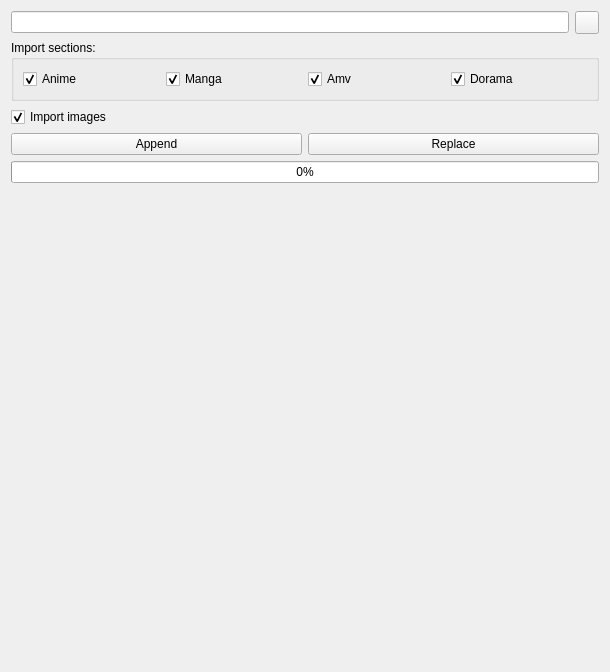
          <widget class="QWidget" name="scrollAreaWidgetContents_3">
           <property name="geometry">
            <rect>
             <x>0</x>
             <y>0</y>
             <width>610</width>
             <height>672</height>
            </rect>
           </property>
           <layout class="QVBoxLayout" name="verticalLayout_5">
            <item>
             <layout class="QHBoxLayout" name="HLay_Import_Path">
              <item>
               <widget class="QLineEdit" name="LineEdit_Import_FilePath">
                <property name="dragEnabled">
                 <bool>true</bool>
                </property>
                <property name="clearButtonEnabled">
                 <bool>true</bool>
                </property>
               </widget>
              </item>
              <item>
               <widget class="QToolButton" name="TBtn_Import_Path_Choose">
                <property name="icon">
                 <iconset resource="resource.qrc">
                  <normaloff>:/images/folder.png</normaloff>:/images/folder.png</iconset>
                </property>
               </widget>
              </item>
             </layout>
            </item>
            <item>
             <widget class="QGroupBox" name="GroupBox_ImportSections">
              <property name="title">
               <string>Import sections:</string>
              </property>
              <layout class="QHBoxLayout" name="horizontalLayout_6">
               <item>
                <widget class="QCheckBox" name="ChBox_Import_Anime">
                 <property name="text">
                  <string>Anime</string>
                 </property>
                 <property name="checked">
                  <bool>true</bool>
                 </property>
                </widget>
               </item>
               <item>
                <widget class="QCheckBox" name="ChBox_Import_Manga">
                 <property name="text">
                  <string>Manga</string>
                 </property>
                 <property name="checked">
                  <bool>true</bool>
                 </property>
                </widget>
               </item>
               <item>
                <widget class="QCheckBox" name="ChBox_Import_Amv">
                 <property name="text">
                  <string>Amv</string>
                 </property>
                 <property name="checked">
                  <bool>true</bool>
                 </property>
                </widget>
               </item>
               <item>
                <widget class="QCheckBox" name="ChBox_Import_Dorama">
                 <property name="text">
                  <string>Dorama</string>
                 </property>
                 <property name="checked">
                  <bool>true</bool>
                 </property>
                </widget>
               </item>
              </layout>
             </widget>
            </item>
            <item>
             <widget class="QCheckBox" name="ChBox_Import_Images">
              <property name="text">
               <string>Import images</string>
              </property>
              <property name="checked">
               <bool>true</bool>
              </property>
             </widget>
            </item>
            <item>
             <layout class="QHBoxLayout" name="HLay_Import_Actions">
              <item>
               <widget class="QPushButton" name="PBtn_Import_Append">
                <property name="text">
                 <string>Append</string>
                </property>
                <property name="icon">
                 <iconset resource="resource.qrc">
                  <normaloff>:/images/list-add.png</normaloff>:/images/list-add.png</iconset>
                </property>
               </widget>
              </item>
              <item>
               <widget class="QPushButton" name="PBtn_Import_Replace">
                <property name="text">
                 <string>Replace</string>
                </property>
                <property name="icon">
                 <iconset resource="resource.qrc">
                  <normaloff>:/images/refresh.png</normaloff>:/images/refresh.png</iconset>
                </property>
               </widget>
              </item>
             </layout>
            </item>
            <item>
             <widget class="QProgressBar" name="ProgressBar_Import">
              <property name="value">
               <number>0</number>
              </property>
              <property name="alignment">
               <set>Qt::AlignCenter</set>
              </property>
             </widget>
            </item>
            <item>
             <spacer name="VSpacer_Import">
              <property name="orientation">
               <enum>Qt::Vertical</enum>
              </property>
              <property name="sizeHint" stdset="0">
               <size>
                <width>20</width>
                <height>239</height>
               </size>
              </property>
             </spacer>
            </item>
           </layout>
          </widget>
